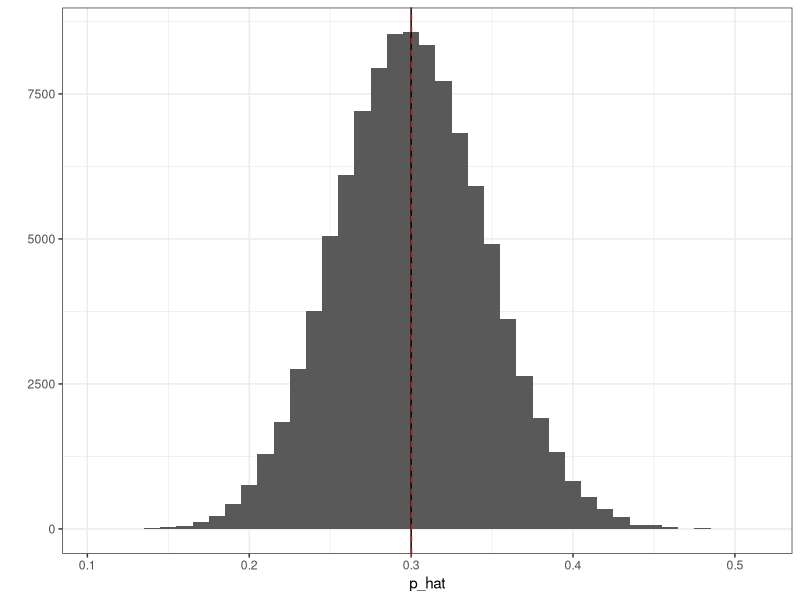
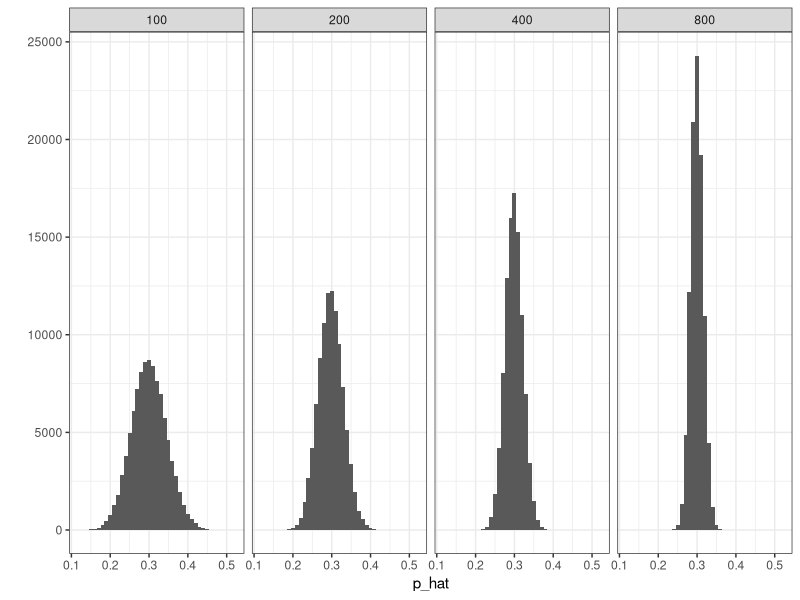
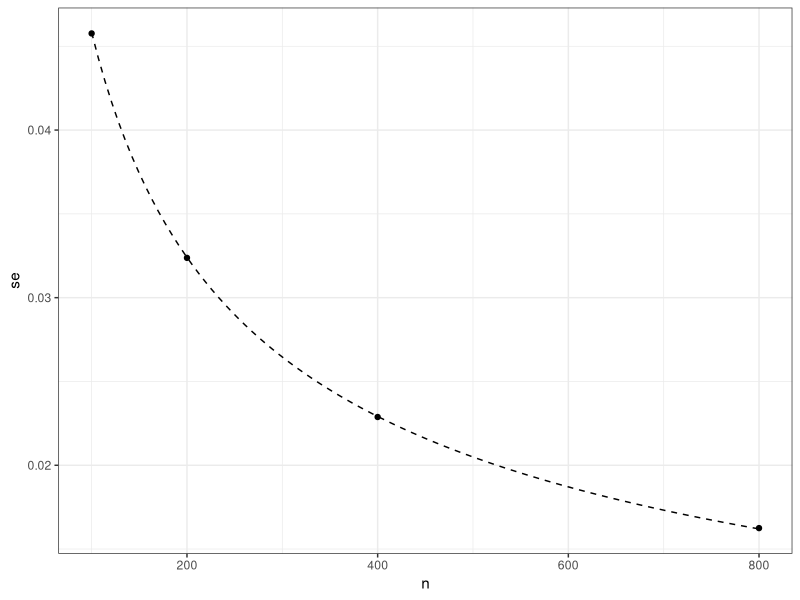
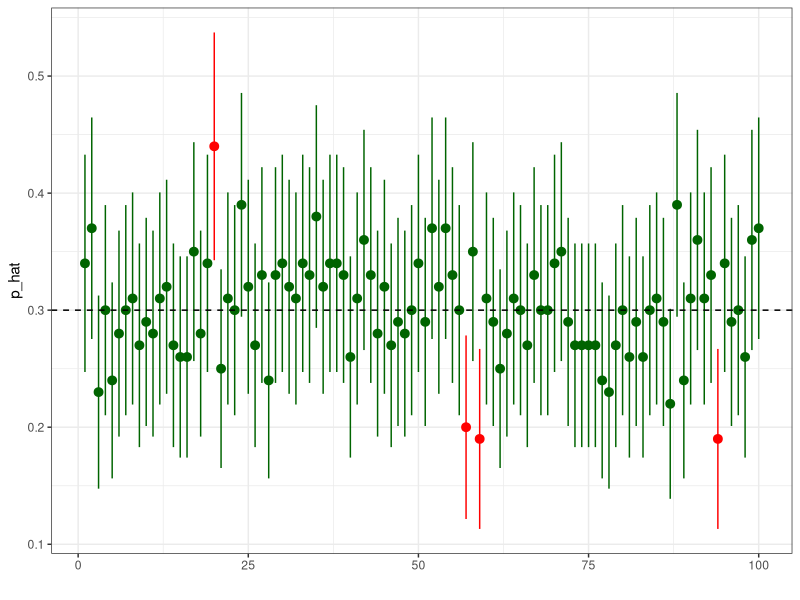
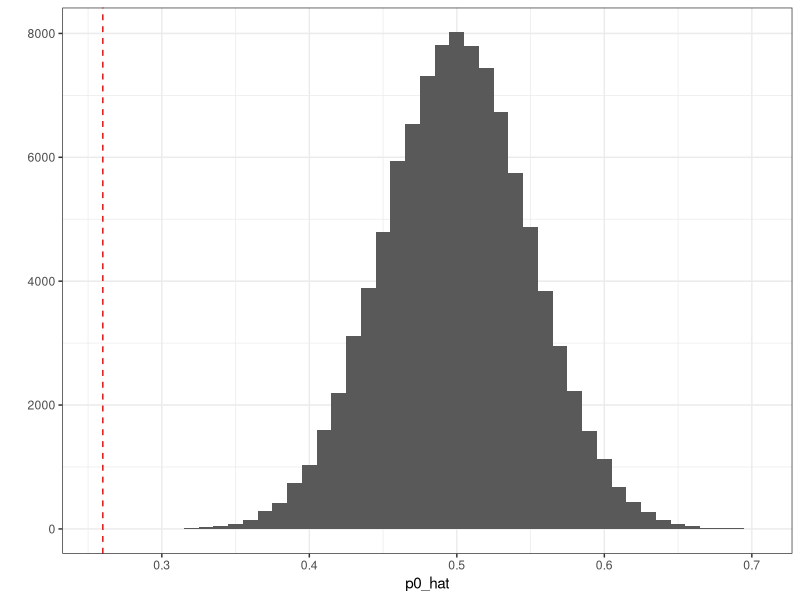

Generate these figures, in order, with R:
## ---- chunk 1
library(ggplot2)
library(reshape)
library(dplyr)

theme_set(theme_bw())

set.seed(42)
## ---- chunk 2
estimate_coin_bias <- function(n, p) {
  mean(rbinom(n,1,p))
}

n <- 100
p <- 0.3
p_hat <- replicate(1e5, estimate_coin_bias(n, p))

# plot the sampling distribution
qplot(x=p_hat, geom="histogram", binwidth=0.01) +
  geom_vline(xintercept=p) +
  geom_vline(xintercept=mean(p_hat), linetype=2, color="red")

# repeat this for different sample sizes
plot_data <- data.frame()
for (n in c(100, 200, 400, 800)) {
  tmp <- data.frame(n=n, p_hat=replicate(1e5, estimate_coin_bias(n, p)))
  plot_data <- rbind(plot_data, tmp)
}

qplot(data=plot_data, x=p_hat, geom="histogram", binwidth=0.01, facets = . ~ n)

se <- plot_data %>%
  group_by(n) %>%
  summarize(se=sd(p_hat))
qplot(data=se, x=n, y=se) +
  stat_function(fun=function(n) {sqrt(p * (1 - p) / n)}, linetype=2)

## ---- chunk 3
set.seed(42)
n <- 100
p <- 0.3
p_hat <- replicate(1e5, estimate_coin_bias(n, p))

# compute upper and lower confidence intervals
LCL <- p_hat - 1.96*sqrt(p_hat*(1-p_hat)/n)
UCL <- p_hat + 1.96*sqrt(p_hat*(1-p_hat)/n)

# check how often the true proportion is contained in the estimated confidence interval
mean(p >= LCL & p <= UCL)

# plot 100 confidence intervals and the true value
plot_data <- data.frame(p_hat, LCL, UCL)[1:100,]
plot_data <- transform(plot_data, contains_p=(p >= LCL & p <= UCL))
ggplot(data=plot_data, aes(x=1:nrow(plot_data), y=p_hat, color=contains_p)) +
  geom_pointrange(aes(ymin=LCL, ymax=UCL)) +
  geom_hline(yintercept=p, linetype=2) +
  xlab('') +
  scale_color_manual(values=c("red","darkgreen")) +
  theme(legend.position="none")
## ---- chunk 4
# construct a null distribution: what would happen if the coin were fair?
n <- 100
p0_hat <- replicate(1e5, estimate_coin_bias(n, p=0.5))

# now conduct one experiment with 100 rolls from a biased coin
p_hat <- estimate_coin_bias(n, p=0.3)

# plot the null distribution and see where the observed estimate lies in it
qplot(x=p0_hat, geom="histogram", binwidth=0.01) +
  geom_vline(xintercept=p_hat, linetype=2, color="red")

# compare this to our experiment
# how likely is it that we would see an estimate this extreme if the coin really were fair?
num_as_extreme <- sum(p0_hat <= p_hat)
p_value <- num_as_extreme / length(p0_hat)
